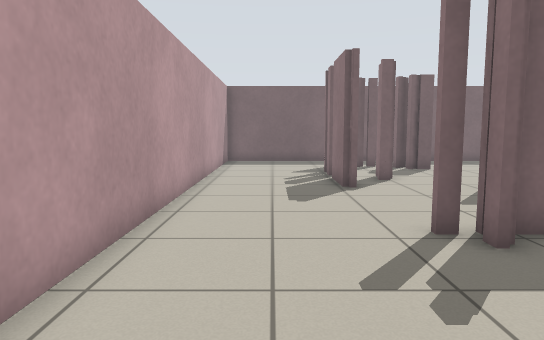
[1] (above)

12 first-person views from a walk through a Stage world. The camera is 0.86 m above the floor, tilts 6° down and sees 70° across. Floor lines are 1 m apart. The floor is counted in squares, 0.5 m on a side. Each view is taken from the middle of a square. On the plan, view 1 faces up. The plan holds only what a view shows up to about 18 squares ahead; the rest is blank. The robots in the file are not drawn.

[2]
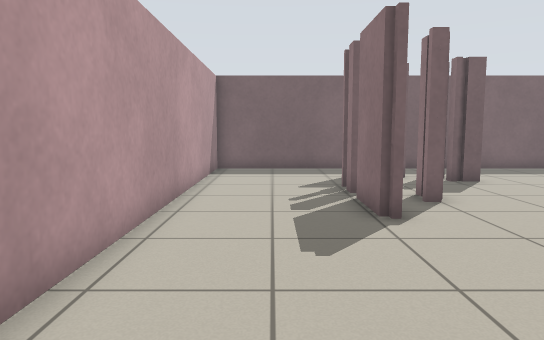

[3]
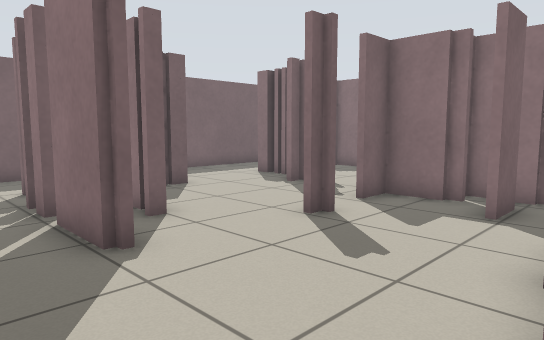

[4]
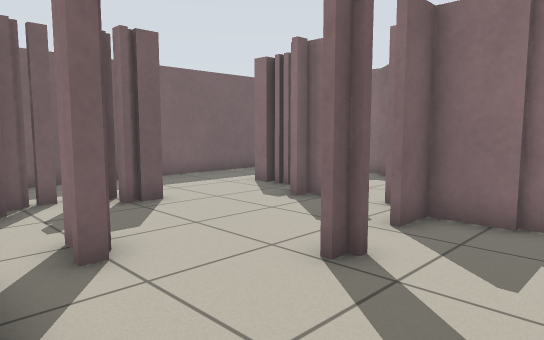

[5]
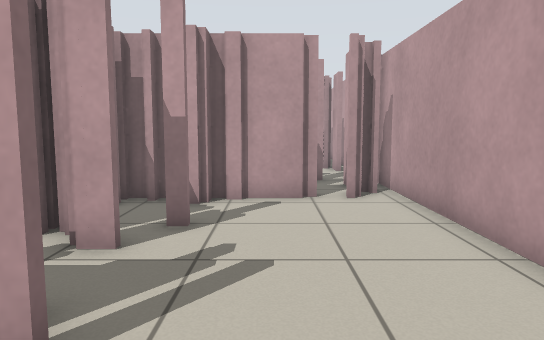

[6]
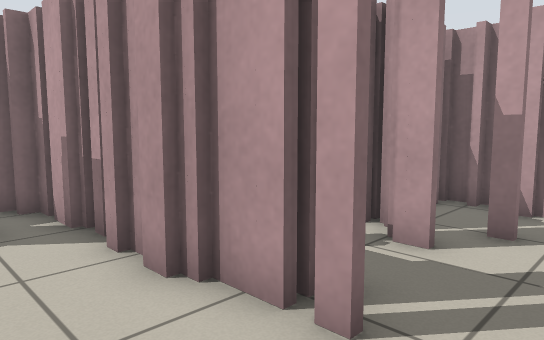

[7]
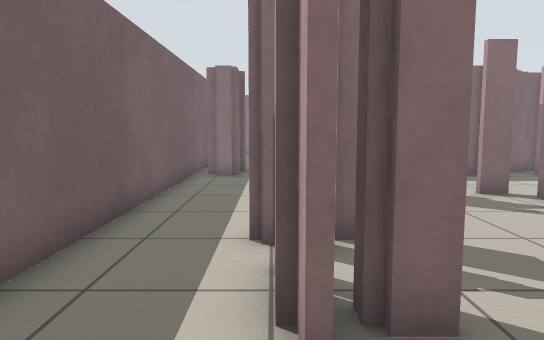

[8]
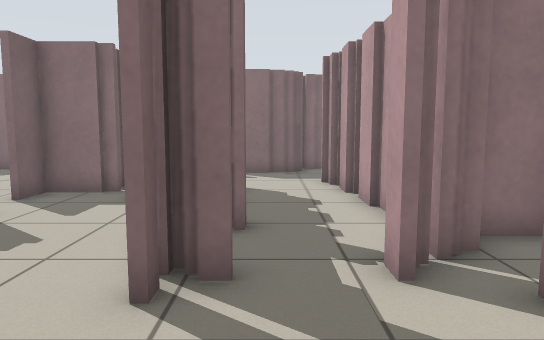

[9]
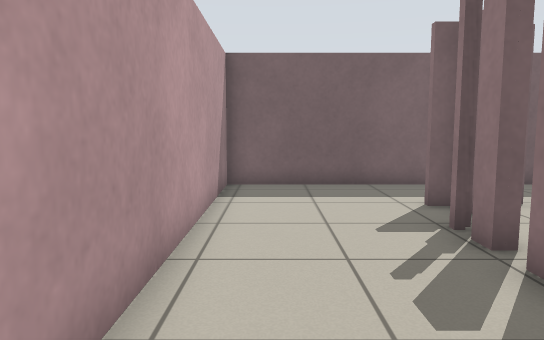

[10]
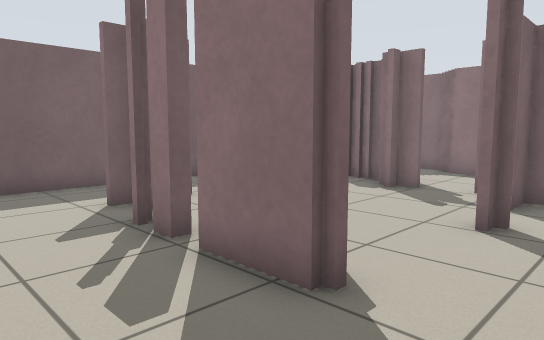

[11]
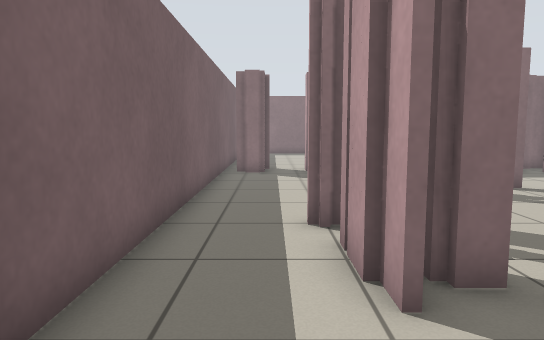

[12]
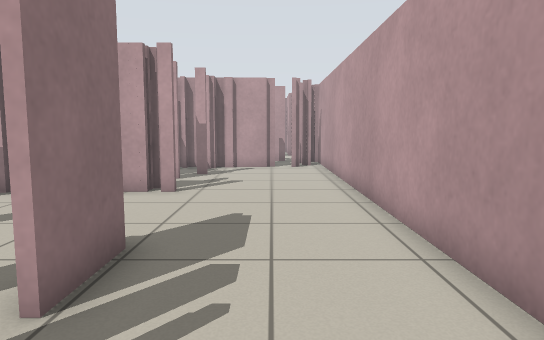

### Floor plan
Key: @ floor where view 1 was taken; # wall or solid block; x gap in a wall; . floor.
Columns run from 2 left of view 1 to 18 right of it. Each row starts with its distance up from view 1.
 21 #####################
 20 #...............###
 19 #................##.
 18 #....##.#........x..
 17 #....##.#....#    #
 16 #...##.......#  .##
 15 #...x.......##...#
 14 #.....#.....#....#
 13 #...#...........
 12 #...#.......#..
 11 #.......#..##....#
 10 #.......... ##...#
  9 #...........## ..#
  8 #.........####  ###
  7 #......##.####  # #
  6 #....######  ...#
  5 #...............##
  4 #................##
  3 #....##########...#
  2 #....###
  1 #......#
  0 #.@.####
 -1 ########

Positions as (right, up) in squares from view 1, and headings:
1: (0, 0), facing up
2: (0, 4), facing up
3: (0, 6), facing up-right
4: (2, 8), facing up-right
5: (1, 9), facing down
6: (1, 9), facing down-right
7: (0, 18), facing right
8: (-1, 5), facing right
9: (-1, 9), facing up
10: (-1, 9), facing up-right
11: (-1, 19), facing right
12: (0, 17), facing down
